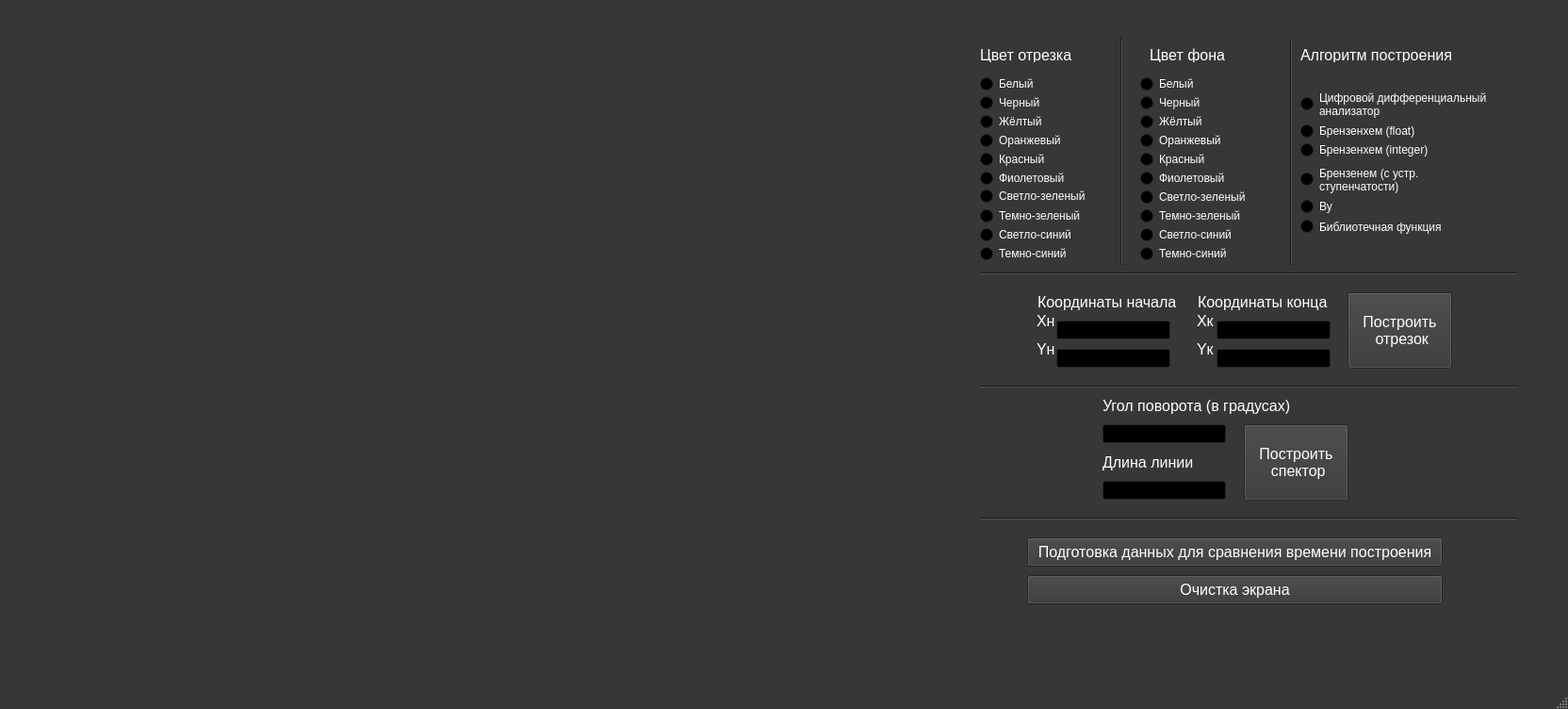
<?xml version="1.0" encoding="UTF-8"?>
<ui version="4.0">
 <class>MainWindow</class>
 <widget class="QMainWindow" name="MainWindow">
  <property name="geometry">
   <rect>
    <x>0</x>
    <y>0</y>
    <width>1664</width>
    <height>752</height>
   </rect>
  </property>
  <property name="palette">
   <palette>
    <active>
     <colorrole role="WindowText">
      <brush brushstyle="SolidPattern">
       <color alpha="255">
        <red>255</red>
        <green>255</green>
        <blue>255</blue>
       </color>
      </brush>
     </colorrole>
     <colorrole role="Button">
      <brush brushstyle="SolidPattern">
       <color alpha="255">
        <red>55</red>
        <green>55</green>
        <blue>55</blue>
       </color>
      </brush>
     </colorrole>
     <colorrole role="Light">
      <brush brushstyle="SolidPattern">
       <color alpha="255">
        <red>82</red>
        <green>82</green>
        <blue>82</blue>
       </color>
      </brush>
     </colorrole>
     <colorrole role="Midlight">
      <brush brushstyle="SolidPattern">
       <color alpha="255">
        <red>68</red>
        <green>68</green>
        <blue>68</blue>
       </color>
      </brush>
     </colorrole>
     <colorrole role="Dark">
      <brush brushstyle="SolidPattern">
       <color alpha="255">
        <red>27</red>
        <green>27</green>
        <blue>27</blue>
       </color>
      </brush>
     </colorrole>
     <colorrole role="Mid">
      <brush brushstyle="SolidPattern">
       <color alpha="255">
        <red>37</red>
        <green>37</green>
        <blue>37</blue>
       </color>
      </brush>
     </colorrole>
     <colorrole role="Text">
      <brush brushstyle="SolidPattern">
       <color alpha="255">
        <red>255</red>
        <green>255</green>
        <blue>255</blue>
       </color>
      </brush>
     </colorrole>
     <colorrole role="BrightText">
      <brush brushstyle="SolidPattern">
       <color alpha="255">
        <red>255</red>
        <green>255</green>
        <blue>255</blue>
       </color>
      </brush>
     </colorrole>
     <colorrole role="ButtonText">
      <brush brushstyle="SolidPattern">
       <color alpha="255">
        <red>255</red>
        <green>255</green>
        <blue>255</blue>
       </color>
      </brush>
     </colorrole>
     <colorrole role="Base">
      <brush brushstyle="SolidPattern">
       <color alpha="255">
        <red>0</red>
        <green>0</green>
        <blue>0</blue>
       </color>
      </brush>
     </colorrole>
     <colorrole role="Window">
      <brush brushstyle="SolidPattern">
       <color alpha="255">
        <red>55</red>
        <green>55</green>
        <blue>55</blue>
       </color>
      </brush>
     </colorrole>
     <colorrole role="Shadow">
      <brush brushstyle="SolidPattern">
       <color alpha="255">
        <red>0</red>
        <green>0</green>
        <blue>0</blue>
       </color>
      </brush>
     </colorrole>
     <colorrole role="AlternateBase">
      <brush brushstyle="SolidPattern">
       <color alpha="255">
        <red>27</red>
        <green>27</green>
        <blue>27</blue>
       </color>
      </brush>
     </colorrole>
     <colorrole role="ToolTipBase">
      <brush brushstyle="SolidPattern">
       <color alpha="255">
        <red>255</red>
        <green>255</green>
        <blue>220</blue>
       </color>
      </brush>
     </colorrole>
     <colorrole role="ToolTipText">
      <brush brushstyle="SolidPattern">
       <color alpha="255">
        <red>0</red>
        <green>0</green>
        <blue>0</blue>
       </color>
      </brush>
     </colorrole>
     <colorrole role="PlaceholderText">
      <brush brushstyle="SolidPattern">
       <color alpha="127">
        <red>255</red>
        <green>255</green>
        <blue>255</blue>
       </color>
      </brush>
     </colorrole>
     <colorrole role="Accent">
      <brush brushstyle="SolidPattern">
       <color alpha="255">
        <red>0</red>
        <green>0</green>
        <blue>0</blue>
       </color>
      </brush>
     </colorrole>
    </active>
    <inactive>
     <colorrole role="WindowText">
      <brush brushstyle="SolidPattern">
       <color alpha="255">
        <red>255</red>
        <green>255</green>
        <blue>255</blue>
       </color>
      </brush>
     </colorrole>
     <colorrole role="Button">
      <brush brushstyle="SolidPattern">
       <color alpha="255">
        <red>55</red>
        <green>55</green>
        <blue>55</blue>
       </color>
      </brush>
     </colorrole>
     <colorrole role="Light">
      <brush brushstyle="SolidPattern">
       <color alpha="255">
        <red>82</red>
        <green>82</green>
        <blue>82</blue>
       </color>
      </brush>
     </colorrole>
     <colorrole role="Midlight">
      <brush brushstyle="SolidPattern">
       <color alpha="255">
        <red>68</red>
        <green>68</green>
        <blue>68</blue>
       </color>
      </brush>
     </colorrole>
     <colorrole role="Dark">
      <brush brushstyle="SolidPattern">
       <color alpha="255">
        <red>27</red>
        <green>27</green>
        <blue>27</blue>
       </color>
      </brush>
     </colorrole>
     <colorrole role="Mid">
      <brush brushstyle="SolidPattern">
       <color alpha="255">
        <red>37</red>
        <green>37</green>
        <blue>37</blue>
       </color>
      </brush>
     </colorrole>
     <colorrole role="Text">
      <brush brushstyle="SolidPattern">
       <color alpha="255">
        <red>255</red>
        <green>255</green>
        <blue>255</blue>
       </color>
      </brush>
     </colorrole>
     <colorrole role="BrightText">
      <brush brushstyle="SolidPattern">
       <color alpha="255">
        <red>255</red>
        <green>255</green>
        <blue>255</blue>
       </color>
      </brush>
     </colorrole>
     <colorrole role="ButtonText">
      <brush brushstyle="SolidPattern">
       <color alpha="255">
        <red>255</red>
        <green>255</green>
        <blue>255</blue>
       </color>
      </brush>
     </colorrole>
     <colorrole role="Base">
      <brush brushstyle="SolidPattern">
       <color alpha="255">
        <red>0</red>
        <green>0</green>
        <blue>0</blue>
       </color>
      </brush>
     </colorrole>
     <colorrole role="Window">
      <brush brushstyle="SolidPattern">
       <color alpha="255">
        <red>55</red>
        <green>55</green>
        <blue>55</blue>
       </color>
      </brush>
     </colorrole>
     <colorrole role="Shadow">
      <brush brushstyle="SolidPattern">
       <color alpha="255">
        <red>0</red>
        <green>0</green>
        <blue>0</blue>
       </color>
      </brush>
     </colorrole>
     <colorrole role="AlternateBase">
      <brush brushstyle="SolidPattern">
       <color alpha="255">
        <red>27</red>
        <green>27</green>
        <blue>27</blue>
       </color>
      </brush>
     </colorrole>
     <colorrole role="ToolTipBase">
      <brush brushstyle="SolidPattern">
       <color alpha="255">
        <red>255</red>
        <green>255</green>
        <blue>220</blue>
       </color>
      </brush>
     </colorrole>
     <colorrole role="ToolTipText">
      <brush brushstyle="SolidPattern">
       <color alpha="255">
        <red>0</red>
        <green>0</green>
        <blue>0</blue>
       </color>
      </brush>
     </colorrole>
     <colorrole role="PlaceholderText">
      <brush brushstyle="SolidPattern">
       <color alpha="127">
        <red>255</red>
        <green>255</green>
        <blue>255</blue>
       </color>
      </brush>
     </colorrole>
     <colorrole role="Accent">
      <brush brushstyle="SolidPattern">
       <color alpha="255">
        <red>0</red>
        <green>0</green>
        <blue>0</blue>
       </color>
      </brush>
     </colorrole>
    </inactive>
    <disabled>
     <colorrole role="WindowText">
      <brush brushstyle="SolidPattern">
       <color alpha="255">
        <red>27</red>
        <green>27</green>
        <blue>27</blue>
       </color>
      </brush>
     </colorrole>
     <colorrole role="Button">
      <brush brushstyle="SolidPattern">
       <color alpha="255">
        <red>55</red>
        <green>55</green>
        <blue>55</blue>
       </color>
      </brush>
     </colorrole>
     <colorrole role="Light">
      <brush brushstyle="SolidPattern">
       <color alpha="255">
        <red>82</red>
        <green>82</green>
        <blue>82</blue>
       </color>
      </brush>
     </colorrole>
     <colorrole role="Midlight">
      <brush brushstyle="SolidPattern">
       <color alpha="255">
        <red>68</red>
        <green>68</green>
        <blue>68</blue>
       </color>
      </brush>
     </colorrole>
     <colorrole role="Dark">
      <brush brushstyle="SolidPattern">
       <color alpha="255">
        <red>27</red>
        <green>27</green>
        <blue>27</blue>
       </color>
      </brush>
     </colorrole>
     <colorrole role="Mid">
      <brush brushstyle="SolidPattern">
       <color alpha="255">
        <red>37</red>
        <green>37</green>
        <blue>37</blue>
       </color>
      </brush>
     </colorrole>
     <colorrole role="Text">
      <brush brushstyle="SolidPattern">
       <color alpha="255">
        <red>27</red>
        <green>27</green>
        <blue>27</blue>
       </color>
      </brush>
     </colorrole>
     <colorrole role="BrightText">
      <brush brushstyle="SolidPattern">
       <color alpha="255">
        <red>255</red>
        <green>255</green>
        <blue>255</blue>
       </color>
      </brush>
     </colorrole>
     <colorrole role="ButtonText">
      <brush brushstyle="SolidPattern">
       <color alpha="255">
        <red>27</red>
        <green>27</green>
        <blue>27</blue>
       </color>
      </brush>
     </colorrole>
     <colorrole role="Base">
      <brush brushstyle="SolidPattern">
       <color alpha="255">
        <red>55</red>
        <green>55</green>
        <blue>55</blue>
       </color>
      </brush>
     </colorrole>
     <colorrole role="Window">
      <brush brushstyle="SolidPattern">
       <color alpha="255">
        <red>55</red>
        <green>55</green>
        <blue>55</blue>
       </color>
      </brush>
     </colorrole>
     <colorrole role="Shadow">
      <brush brushstyle="SolidPattern">
       <color alpha="255">
        <red>0</red>
        <green>0</green>
        <blue>0</blue>
       </color>
      </brush>
     </colorrole>
     <colorrole role="AlternateBase">
      <brush brushstyle="SolidPattern">
       <color alpha="255">
        <red>55</red>
        <green>55</green>
        <blue>55</blue>
       </color>
      </brush>
     </colorrole>
     <colorrole role="ToolTipBase">
      <brush brushstyle="SolidPattern">
       <color alpha="255">
        <red>255</red>
        <green>255</green>
        <blue>220</blue>
       </color>
      </brush>
     </colorrole>
     <colorrole role="ToolTipText">
      <brush brushstyle="SolidPattern">
       <color alpha="255">
        <red>0</red>
        <green>0</green>
        <blue>0</blue>
       </color>
      </brush>
     </colorrole>
     <colorrole role="PlaceholderText">
      <brush brushstyle="SolidPattern">
       <color alpha="127">
        <red>27</red>
        <green>27</green>
        <blue>27</blue>
       </color>
      </brush>
     </colorrole>
     <colorrole role="Accent">
      <brush brushstyle="SolidPattern">
       <color alpha="255">
        <red>39</red>
        <green>39</green>
        <blue>39</blue>
       </color>
      </brush>
     </colorrole>
    </disabled>
   </palette>
  </property>
  <property name="windowTitle">
   <string>MainWindow</string>
  </property>
  <widget class="QWidget" name="centralwidget">
   <widget class="QWidget" name="widget" native="true">
    <property name="geometry">
     <rect>
      <x>30</x>
      <y>10</y>
      <width>1000</width>
      <height>700</height>
     </rect>
    </property>
   </widget>
   <widget class="Line" name="lineV_1">
    <property name="geometry">
     <rect>
      <x>1180</x>
      <y>40</y>
      <width>20</width>
      <height>241</height>
     </rect>
    </property>
    <property name="orientation">
     <enum>Qt::Orientation::Vertical</enum>
    </property>
   </widget>
   <widget class="QLabel" name="labelNameLine">
    <property name="geometry">
     <rect>
      <x>1040</x>
      <y>50</y>
      <width>131</width>
      <height>16</height>
     </rect>
    </property>
    <property name="font">
     <font>
      <pointsize>12</pointsize>
     </font>
    </property>
    <property name="text">
     <string>Цвет отрезка</string>
    </property>
   </widget>
   <widget class="QLabel" name="labelNameBg">
    <property name="geometry">
     <rect>
      <x>1220</x>
      <y>50</y>
      <width>131</width>
      <height>16</height>
     </rect>
    </property>
    <property name="font">
     <font>
      <pointsize>12</pointsize>
     </font>
    </property>
    <property name="text">
     <string>Цвет фона</string>
    </property>
   </widget>
   <widget class="Line" name="lineH_1">
    <property name="geometry">
     <rect>
      <x>1040</x>
      <y>280</y>
      <width>571</width>
      <height>20</height>
     </rect>
    </property>
    <property name="orientation">
     <enum>Qt::Orientation::Horizontal</enum>
    </property>
   </widget>
   <widget class="Line" name="lineV_2">
    <property name="geometry">
     <rect>
      <x>1360</x>
      <y>40</y>
      <width>20</width>
      <height>241</height>
     </rect>
    </property>
    <property name="orientation">
     <enum>Qt::Orientation::Vertical</enum>
    </property>
   </widget>
   <widget class="QLabel" name="labelNameAlg">
    <property name="geometry">
     <rect>
      <x>1380</x>
      <y>50</y>
      <width>171</width>
      <height>16</height>
     </rect>
    </property>
    <property name="font">
     <font>
      <pointsize>12</pointsize>
     </font>
    </property>
    <property name="text">
     <string>Алгоритм построения</string>
    </property>
   </widget>
   <widget class="QLineEdit" name="lineEditXS">
    <property name="geometry">
     <rect>
      <x>1121</x>
      <y>340</y>
      <width>121</width>
      <height>20</height>
     </rect>
    </property>
   </widget>
   <widget class="QLineEdit" name="lineEditYS">
    <property name="geometry">
     <rect>
      <x>1121</x>
      <y>370</y>
      <width>121</width>
      <height>20</height>
     </rect>
    </property>
   </widget>
   <widget class="QLineEdit" name="lineEditYF">
    <property name="geometry">
     <rect>
      <x>1291</x>
      <y>370</y>
      <width>121</width>
      <height>20</height>
     </rect>
    </property>
   </widget>
   <widget class="QLineEdit" name="lineEditXF">
    <property name="geometry">
     <rect>
      <x>1291</x>
      <y>340</y>
      <width>121</width>
      <height>20</height>
     </rect>
    </property>
   </widget>
   <widget class="QLabel" name="labelCoordStart">
    <property name="geometry">
     <rect>
      <x>1101</x>
      <y>310</y>
      <width>151</width>
      <height>21</height>
     </rect>
    </property>
    <property name="font">
     <font>
      <pointsize>12</pointsize>
     </font>
    </property>
    <property name="text">
     <string>&lt;html&gt;&lt;head/&gt;&lt;body&gt;&lt;p&gt;Координаты начала&lt;/p&gt;&lt;/body&gt;&lt;/html&gt;</string>
    </property>
   </widget>
   <widget class="QLabel" name="labelCoordFinish">
    <property name="geometry">
     <rect>
      <x>1271</x>
      <y>310</y>
      <width>141</width>
      <height>21</height>
     </rect>
    </property>
    <property name="font">
     <font>
      <pointsize>12</pointsize>
     </font>
    </property>
    <property name="text">
     <string>&lt;html&gt;&lt;head/&gt;&lt;body&gt;&lt;p&gt;Координаты конца&lt;/p&gt;&lt;/body&gt;&lt;/html&gt;</string>
    </property>
   </widget>
   <widget class="QLabel" name="labelCoordXS">
    <property name="geometry">
     <rect>
      <x>1100</x>
      <y>330</y>
      <width>21</width>
      <height>21</height>
     </rect>
    </property>
    <property name="font">
     <font>
      <pointsize>12</pointsize>
     </font>
    </property>
    <property name="text">
     <string>&lt;html&gt;&lt;head/&gt;&lt;body&gt;&lt;p&gt;Xн&lt;/p&gt;&lt;/body&gt;&lt;/html&gt;</string>
    </property>
   </widget>
   <widget class="QLabel" name="labelCoordXS_2">
    <property name="geometry">
     <rect>
      <x>1100</x>
      <y>360</y>
      <width>21</width>
      <height>21</height>
     </rect>
    </property>
    <property name="font">
     <font>
      <pointsize>12</pointsize>
     </font>
    </property>
    <property name="text">
     <string>&lt;html&gt;&lt;head/&gt;&lt;body&gt;&lt;p&gt;Yн&lt;/p&gt;&lt;/body&gt;&lt;/html&gt;</string>
    </property>
   </widget>
   <widget class="QLabel" name="labelCoordXS_3">
    <property name="geometry">
     <rect>
      <x>1270</x>
      <y>360</y>
      <width>21</width>
      <height>21</height>
     </rect>
    </property>
    <property name="font">
     <font>
      <pointsize>12</pointsize>
     </font>
    </property>
    <property name="text">
     <string>&lt;html&gt;&lt;head/&gt;&lt;body&gt;&lt;p&gt;Yк&lt;/p&gt;&lt;/body&gt;&lt;/html&gt;</string>
    </property>
   </widget>
   <widget class="QLabel" name="labelCoordXS_4">
    <property name="geometry">
     <rect>
      <x>1270</x>
      <y>330</y>
      <width>21</width>
      <height>21</height>
     </rect>
    </property>
    <property name="font">
     <font>
      <pointsize>12</pointsize>
     </font>
    </property>
    <property name="text">
     <string>&lt;html&gt;&lt;head/&gt;&lt;body&gt;&lt;p&gt;Xк&lt;/p&gt;&lt;/body&gt;&lt;/html&gt;</string>
    </property>
   </widget>
   <widget class="QPushButton" name="pushButtonLine">
    <property name="geometry">
     <rect>
      <x>1430</x>
      <y>310</y>
      <width>111</width>
      <height>81</height>
     </rect>
    </property>
    <property name="font">
     <font>
      <pointsize>12</pointsize>
     </font>
    </property>
    <property name="text">
     <string>Построить 
 отрезок</string>
    </property>
   </widget>
   <widget class="Line" name="lineH_2">
    <property name="geometry">
     <rect>
      <x>1040</x>
      <y>400</y>
      <width>571</width>
      <height>20</height>
     </rect>
    </property>
    <property name="orientation">
     <enum>Qt::Orientation::Horizontal</enum>
    </property>
   </widget>
   <widget class="QLineEdit" name="lineEditAngle">
    <property name="geometry">
     <rect>
      <x>1170</x>
      <y>450</y>
      <width>131</width>
      <height>20</height>
     </rect>
    </property>
   </widget>
   <widget class="QLabel" name="labelCoordXS_5">
    <property name="geometry">
     <rect>
      <x>1170</x>
      <y>480</y>
      <width>111</width>
      <height>21</height>
     </rect>
    </property>
    <property name="font">
     <font>
      <pointsize>12</pointsize>
     </font>
    </property>
    <property name="text">
     <string>&lt;html&gt;&lt;head/&gt;&lt;body&gt;&lt;p&gt;Длина линии&lt;/p&gt;&lt;/body&gt;&lt;/html&gt;</string>
    </property>
   </widget>
   <widget class="QLineEdit" name="lineEditSizeofLine">
    <property name="geometry">
     <rect>
      <x>1170</x>
      <y>510</y>
      <width>131</width>
      <height>20</height>
     </rect>
    </property>
   </widget>
   <widget class="QLabel" name="labelAngle">
    <property name="geometry">
     <rect>
      <x>1170</x>
      <y>420</y>
      <width>201</width>
      <height>21</height>
     </rect>
    </property>
    <property name="font">
     <font>
      <pointsize>12</pointsize>
     </font>
    </property>
    <property name="text">
     <string>&lt;html&gt;&lt;head/&gt;&lt;body&gt;&lt;p&gt;Угол поворота (в градусах)&lt;/p&gt;&lt;/body&gt;&lt;/html&gt;</string>
    </property>
   </widget>
   <widget class="QPushButton" name="pushButtonSpector">
    <property name="geometry">
     <rect>
      <x>1320</x>
      <y>450</y>
      <width>111</width>
      <height>81</height>
     </rect>
    </property>
    <property name="font">
     <font>
      <pointsize>12</pointsize>
     </font>
    </property>
    <property name="text">
     <string>Построить 
 спектор</string>
    </property>
   </widget>
   <widget class="Line" name="lineH_3">
    <property name="geometry">
     <rect>
      <x>1040</x>
      <y>540</y>
      <width>571</width>
      <height>20</height>
     </rect>
    </property>
    <property name="orientation">
     <enum>Qt::Orientation::Horizontal</enum>
    </property>
   </widget>
   <widget class="QPushButton" name="pushButtonTimeData">
    <property name="geometry">
     <rect>
      <x>1090</x>
      <y>570</y>
      <width>441</width>
      <height>31</height>
     </rect>
    </property>
    <property name="font">
     <font>
      <pointsize>12</pointsize>
     </font>
    </property>
    <property name="text">
     <string>Подготовка данных для сравнения времени построения</string>
    </property>
   </widget>
   <widget class="QPushButton" name="pushButtonClearDisp">
    <property name="geometry">
     <rect>
      <x>1090</x>
      <y>610</y>
      <width>441</width>
      <height>31</height>
     </rect>
    </property>
    <property name="font">
     <font>
      <pointsize>12</pointsize>
     </font>
    </property>
    <property name="text">
     <string>Очистка экрана</string>
    </property>
   </widget>
   <widget class="QRadioButton" name="radioButtonLineOrange">
    <property name="geometry">
     <rect>
      <x>1040</x>
      <y>140</y>
      <width>111</width>
      <height>18</height>
     </rect>
    </property>
    <property name="text">
     <string>Оранжевый</string>
    </property>
   </widget>
   <widget class="QRadioButton" name="radioButtonLineDarkBlue">
    <property name="geometry">
     <rect>
      <x>1040</x>
      <y>260</y>
      <width>121</width>
      <height>18</height>
     </rect>
    </property>
    <property name="text">
     <string>Темно-синий</string>
    </property>
   </widget>
   <widget class="QRadioButton" name="radioButtonLineViolet">
    <property name="geometry">
     <rect>
      <x>1040</x>
      <y>180</y>
      <width>101</width>
      <height>18</height>
     </rect>
    </property>
    <property name="text">
     <string>Фиолетовый</string>
    </property>
   </widget>
   <widget class="QRadioButton" name="radioButtonLineYellow">
    <property name="geometry">
     <rect>
      <x>1040</x>
      <y>120</y>
      <width>69</width>
      <height>18</height>
     </rect>
    </property>
    <property name="text">
     <string>Жёлтый</string>
    </property>
   </widget>
   <widget class="QRadioButton" name="radioButtonLineDarkGreen">
    <property name="geometry">
     <rect>
      <x>1040</x>
      <y>220</y>
      <width>121</width>
      <height>18</height>
     </rect>
    </property>
    <property name="text">
     <string>Темно-зеленый</string>
    </property>
   </widget>
   <widget class="QRadioButton" name="radioButtonLineWhite">
    <property name="geometry">
     <rect>
      <x>1040</x>
      <y>80</y>
      <width>69</width>
      <height>18</height>
     </rect>
    </property>
    <property name="text">
     <string>Белый</string>
    </property>
   </widget>
   <widget class="QRadioButton" name="radioButtonLineLightGreen">
    <property name="geometry">
     <rect>
      <x>1040</x>
      <y>198</y>
      <width>141</width>
      <height>20</height>
     </rect>
    </property>
    <property name="text">
     <string>Светло-зеленый</string>
    </property>
   </widget>
   <widget class="QRadioButton" name="radioButtonLineLightBlue">
    <property name="geometry">
     <rect>
      <x>1040</x>
      <y>240</y>
      <width>131</width>
      <height>18</height>
     </rect>
    </property>
    <property name="text">
     <string>Светло-синий</string>
    </property>
   </widget>
   <widget class="QRadioButton" name="radioButtonLineRed">
    <property name="geometry">
     <rect>
      <x>1040</x>
      <y>160</y>
      <width>91</width>
      <height>18</height>
     </rect>
    </property>
    <property name="text">
     <string>Красный</string>
    </property>
   </widget>
   <widget class="QRadioButton" name="radioButtonBgYellow">
    <property name="geometry">
     <rect>
      <x>1210</x>
      <y>120</y>
      <width>69</width>
      <height>18</height>
     </rect>
    </property>
    <property name="text">
     <string>Жёлтый</string>
    </property>
   </widget>
   <widget class="QRadioButton" name="radioButtonBgViolet">
    <property name="geometry">
     <rect>
      <x>1210</x>
      <y>180</y>
      <width>111</width>
      <height>18</height>
     </rect>
    </property>
    <property name="text">
     <string>Фиолетовый</string>
    </property>
   </widget>
   <widget class="QRadioButton" name="radioButtonBgLightGreen">
    <property name="geometry">
     <rect>
      <x>1210</x>
      <y>200</y>
      <width>141</width>
      <height>18</height>
     </rect>
    </property>
    <property name="text">
     <string>Светло-зеленый</string>
    </property>
   </widget>
   <widget class="QRadioButton" name="radioButtonBgWhite">
    <property name="geometry">
     <rect>
      <x>1210</x>
      <y>80</y>
      <width>69</width>
      <height>18</height>
     </rect>
    </property>
    <property name="text">
     <string>Белый</string>
    </property>
   </widget>
   <widget class="QRadioButton" name="radioButtonBgDarkBlue">
    <property name="geometry">
     <rect>
      <x>1210</x>
      <y>260</y>
      <width>121</width>
      <height>18</height>
     </rect>
    </property>
    <property name="text">
     <string>Темно-синий</string>
    </property>
   </widget>
   <widget class="QRadioButton" name="radioButtonBgOrange">
    <property name="geometry">
     <rect>
      <x>1210</x>
      <y>140</y>
      <width>101</width>
      <height>18</height>
     </rect>
    </property>
    <property name="text">
     <string>Оранжевый</string>
    </property>
   </widget>
   <widget class="QRadioButton" name="radioButtonBgDarkGreen">
    <property name="geometry">
     <rect>
      <x>1210</x>
      <y>220</y>
      <width>141</width>
      <height>18</height>
     </rect>
    </property>
    <property name="text">
     <string>Темно-зеленый</string>
    </property>
   </widget>
   <widget class="QRadioButton" name="radioButtonBgLightBlue">
    <property name="geometry">
     <rect>
      <x>1210</x>
      <y>240</y>
      <width>121</width>
      <height>18</height>
     </rect>
    </property>
    <property name="text">
     <string>Светло-синий</string>
    </property>
   </widget>
   <widget class="QRadioButton" name="radioButtonBgRed">
    <property name="geometry">
     <rect>
      <x>1210</x>
      <y>160</y>
      <width>111</width>
      <height>18</height>
     </rect>
    </property>
    <property name="text">
     <string>Красный</string>
    </property>
   </widget>
   <widget class="QRadioButton" name="radioButtonVu">
    <property name="geometry">
     <rect>
      <x>1380</x>
      <y>210</y>
      <width>111</width>
      <height>18</height>
     </rect>
    </property>
    <property name="text">
     <string>Ву</string>
    </property>
   </widget>
   <widget class="QRadioButton" name="radioButtonBrenzenhemStair">
    <property name="geometry">
     <rect>
      <x>1380</x>
      <y>170</y>
      <width>271</width>
      <height>41</height>
     </rect>
    </property>
    <property name="text">
     <string>Брензенем (с устр. 
ступенчатости)</string>
    </property>
   </widget>
   <widget class="QRadioButton" name="radioButtonBrenzenhemInt">
    <property name="geometry">
     <rect>
      <x>1380</x>
      <y>150</y>
      <width>171</width>
      <height>18</height>
     </rect>
    </property>
    <property name="text">
     <string>Брензенхем (integer)</string>
    </property>
   </widget>
   <widget class="QRadioButton" name="radioButtonBrenzenhemFloat">
    <property name="geometry">
     <rect>
      <x>1380</x>
      <y>130</y>
      <width>131</width>
      <height>18</height>
     </rect>
    </property>
    <property name="text">
     <string>Брензенхем (float)</string>
    </property>
   </widget>
   <widget class="QRadioButton" name="radioButtonDiffAnalys">
    <property name="geometry">
     <rect>
      <x>1380</x>
      <y>90</y>
      <width>251</width>
      <height>41</height>
     </rect>
    </property>
    <property name="text">
     <string>Цифровой дифференциальный
анализатор</string>
    </property>
   </widget>
   <widget class="QRadioButton" name="radioButtonLibFunc">
    <property name="geometry">
     <rect>
      <x>1380</x>
      <y>230</y>
      <width>161</width>
      <height>21</height>
     </rect>
    </property>
    <property name="text">
     <string>Библиотечная функция</string>
    </property>
   </widget>
   <widget class="QRadioButton" name="radioButtonLineBlack">
    <property name="geometry">
     <rect>
      <x>1040</x>
      <y>100</y>
      <width>121</width>
      <height>18</height>
     </rect>
    </property>
    <property name="text">
     <string>Черный</string>
    </property>
   </widget>
   <widget class="QRadioButton" name="radioButtonBgBlack">
    <property name="geometry">
     <rect>
      <x>1210</x>
      <y>100</y>
      <width>101</width>
      <height>18</height>
     </rect>
    </property>
    <property name="text">
     <string>Черный</string>
    </property>
   </widget>
  </widget>
  <widget class="QMenuBar" name="menubar">
   <property name="geometry">
    <rect>
     <x>0</x>
     <y>0</y>
     <width>1664</width>
     <height>21</height>
    </rect>
   </property>
  </widget>
  <widget class="QStatusBar" name="statusbar"/>
 </widget>
 <tabstops>
  <tabstop>radioButtonLineWhite</tabstop>
  <tabstop>radioButtonLineBlack</tabstop>
  <tabstop>radioButtonLineYellow</tabstop>
  <tabstop>radioButtonLineOrange</tabstop>
  <tabstop>radioButtonLineRed</tabstop>
  <tabstop>radioButtonLineViolet</tabstop>
  <tabstop>radioButtonLineLightGreen</tabstop>
  <tabstop>radioButtonLineDarkGreen</tabstop>
  <tabstop>radioButtonLineLightBlue</tabstop>
  <tabstop>radioButtonLineDarkBlue</tabstop>
  <tabstop>radioButtonBgWhite</tabstop>
  <tabstop>radioButtonBgBlack</tabstop>
  <tabstop>radioButtonBgYellow</tabstop>
  <tabstop>radioButtonBgOrange</tabstop>
  <tabstop>radioButtonBgRed</tabstop>
  <tabstop>radioButtonBgViolet</tabstop>
  <tabstop>radioButtonBgLightGreen</tabstop>
  <tabstop>radioButtonBgDarkGreen</tabstop>
  <tabstop>radioButtonBgLightBlue</tabstop>
  <tabstop>radioButtonBgDarkBlue</tabstop>
  <tabstop>radioButtonDiffAnalys</tabstop>
  <tabstop>radioButtonBrenzenhemFloat</tabstop>
  <tabstop>radioButtonBrenzenhemInt</tabstop>
  <tabstop>radioButtonBrenzenhemStair</tabstop>
  <tabstop>radioButtonVu</tabstop>
  <tabstop>radioButtonLibFunc</tabstop>
  <tabstop>lineEditXS</tabstop>
  <tabstop>lineEditYS</tabstop>
  <tabstop>lineEditXF</tabstop>
  <tabstop>lineEditYF</tabstop>
  <tabstop>pushButtonLine</tabstop>
  <tabstop>lineEditAngle</tabstop>
  <tabstop>lineEditSizeofLine</tabstop>
  <tabstop>pushButtonSpector</tabstop>
  <tabstop>pushButtonTimeData</tabstop>
  <tabstop>pushButtonClearDisp</tabstop>
 </tabstops>
 <resources/>
 <connections/>
</ui>
